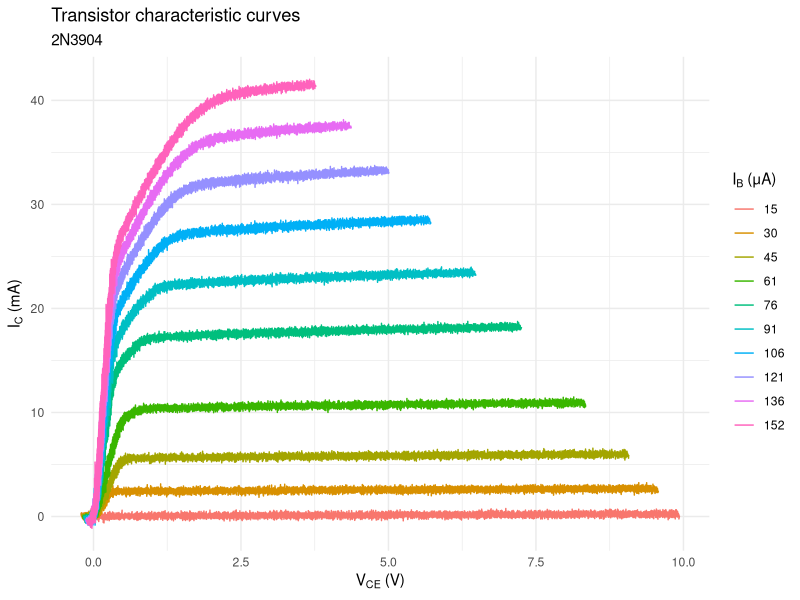

Write the R code that produced this figure.
library(tidyverse)

V1_05 <- read_csv("2N3904/RigolDS0.csv")
V1_05$V1 <- 0.5

V1_10 <- read_csv("2N3904/RigolDS1.csv")
V1_10$V1 <- 1.0

V1_15 <- read_csv("2N3904/RigolDS2.csv")
V1_15$V1 <- 1.5

V1_20 <- read_csv("2N3904/RigolDS3.csv")
V1_20$V1 <- 2.0

V1_25 <- read_csv("2N3904/RigolDS4.csv")
V1_25$V1 <- 2.5

V1_30 <- read_csv("2N3904/RigolDS5.csv")
V1_30$V1 <- 3.0

V1_35 <- read_csv("2N3904/RigolDS6.csv")
V1_35$V1 <- 3.5

V1_40 <- read_csv("2N3904/RigolDS7.csv")
V1_40$V1 <- 4.0

V1_45 <- read_csv("2N3904/RigolDS8.csv")
V1_45$V1 <- 4.5

V1_50 <- read_csv("2N3904/RigolDS9.csv")
V1_50$V1 <- 5.0

t_df <- rbind(V1_05, V1_10, V1_15, V1_20, V1_25, V1_30, V1_35, V1_40, V1_45, V1_50)

t_df |>
  mutate(IB = as.factor(round((V1 / 33000)*1e6)), IC = ((CH1V - CH2V)/100)*1000, VCE = CH2V) |>
  ggplot(aes(VCE, IC, color = IB)) +
  geom_line() +
  labs(title = "Transistor characteristic curves",
       subtitle = "2N3904",
       x = expression(paste(V[CE], " (V)")),
       y = expression(paste(I[C], " (mA)")),
       color = expression(paste(I[B], " (μA)"))) +
  theme_minimal()
